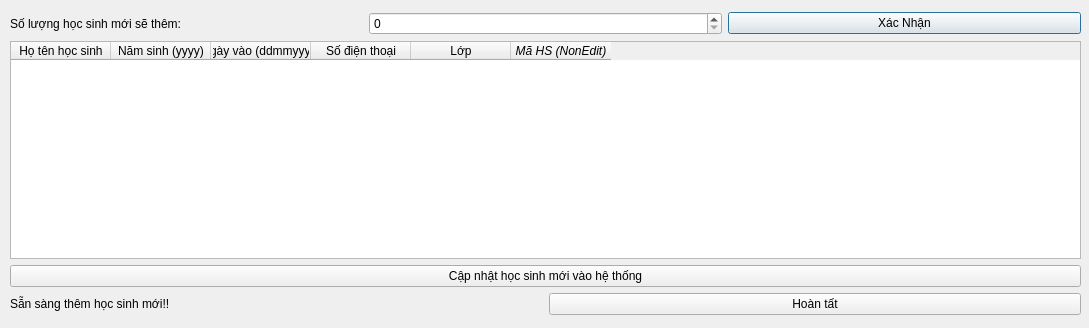
<?xml version="1.0" encoding="UTF-8"?>
<ui version="4.0">
 <class>tbwthemhocsinhmoi</class>
 <widget class="QDialog" name="tbwthemhocsinhmoi">
  <property name="geometry">
   <rect>
    <x>0</x>
    <y>0</y>
    <width>1089</width>
    <height>328</height>
   </rect>
  </property>
  <property name="windowTitle">
   <string>Dialog</string>
  </property>
  <widget class="QWidget" name="layoutWidget">
   <property name="geometry">
    <rect>
     <x>10</x>
     <y>12</y>
     <width>1071</width>
     <height>303</height>
    </rect>
   </property>
   <layout class="QVBoxLayout" name="verticalLayout">
    <item>
     <layout class="QHBoxLayout" name="horizontalLayout_2">
      <item>
       <widget class="QLabel" name="lbslhsmst">
        <property name="text">
         <string>Số lượng học sinh mới sẽ thêm: </string>
        </property>
       </widget>
      </item>
      <item>
       <widget class="QSpinBox" name="sohs"/>
      </item>
      <item>
       <widget class="QPushButton" name="xacnhan">
        <property name="text">
         <string>Xác Nhận</string>
        </property>
       </widget>
      </item>
     </layout>
    </item>
    <item>
     <widget class="QTableWidget" name="tbwthemhs">
      <property name="sizePolicy">
       <sizepolicy hsizetype="Expanding" vsizetype="Expanding">
        <horstretch>3</horstretch>
        <verstretch>0</verstretch>
       </sizepolicy>
      </property>
      <property name="minimumSize">
       <size>
        <width>200</width>
        <height>0</height>
       </size>
      </property>
      <property name="sizeAdjustPolicy">
       <enum>QAbstractScrollArea::AdjustToContents</enum>
      </property>
      <column>
       <property name="text">
        <string>Họ tên học sinh</string>
       </property>
       <property name="font">
        <font>
         <weight>50</weight>
         <bold>false</bold>
        </font>
       </property>
      </column>
      <column>
       <property name="text">
        <string>Năm sinh (yyyy)</string>
       </property>
       <property name="font">
        <font>
         <weight>50</weight>
         <bold>false</bold>
        </font>
       </property>
      </column>
      <column>
       <property name="text">
        <string>Ngày vào (ddmmyyyy)</string>
       </property>
       <property name="font">
        <font>
         <weight>50</weight>
         <bold>false</bold>
        </font>
       </property>
      </column>
      <column>
       <property name="text">
        <string>Số điện thoại</string>
       </property>
       <property name="font">
        <font>
         <weight>50</weight>
         <bold>false</bold>
        </font>
       </property>
      </column>
      <column>
       <property name="text">
        <string>Lớp</string>
       </property>
      </column>
      <column>
       <property name="text">
        <string>Mã HS (NonEdit)</string>
       </property>
       <property name="font">
        <font>
         <weight>50</weight>
         <italic>true</italic>
         <bold>false</bold>
        </font>
       </property>
      </column>
     </widget>
    </item>
    <item>
     <widget class="QPushButton" name="updatestu">
      <property name="text">
       <string>Cập nhật học sinh mới vào hệ thống</string>
      </property>
     </widget>
    </item>
    <item>
     <layout class="QHBoxLayout" name="horizontalLayout">
      <item>
       <widget class="QLabel" name="thongbao">
        <property name="text">
         <string>Sẵn sàng thêm học sinh mới!!</string>
        </property>
       </widget>
      </item>
      <item>
       <widget class="QPushButton" name="hoantat">
        <property name="text">
         <string>Hoàn tất</string>
        </property>
       </widget>
      </item>
     </layout>
    </item>
   </layout>
  </widget>
 </widget>
 <resources/>
 <connections/>
</ui>
